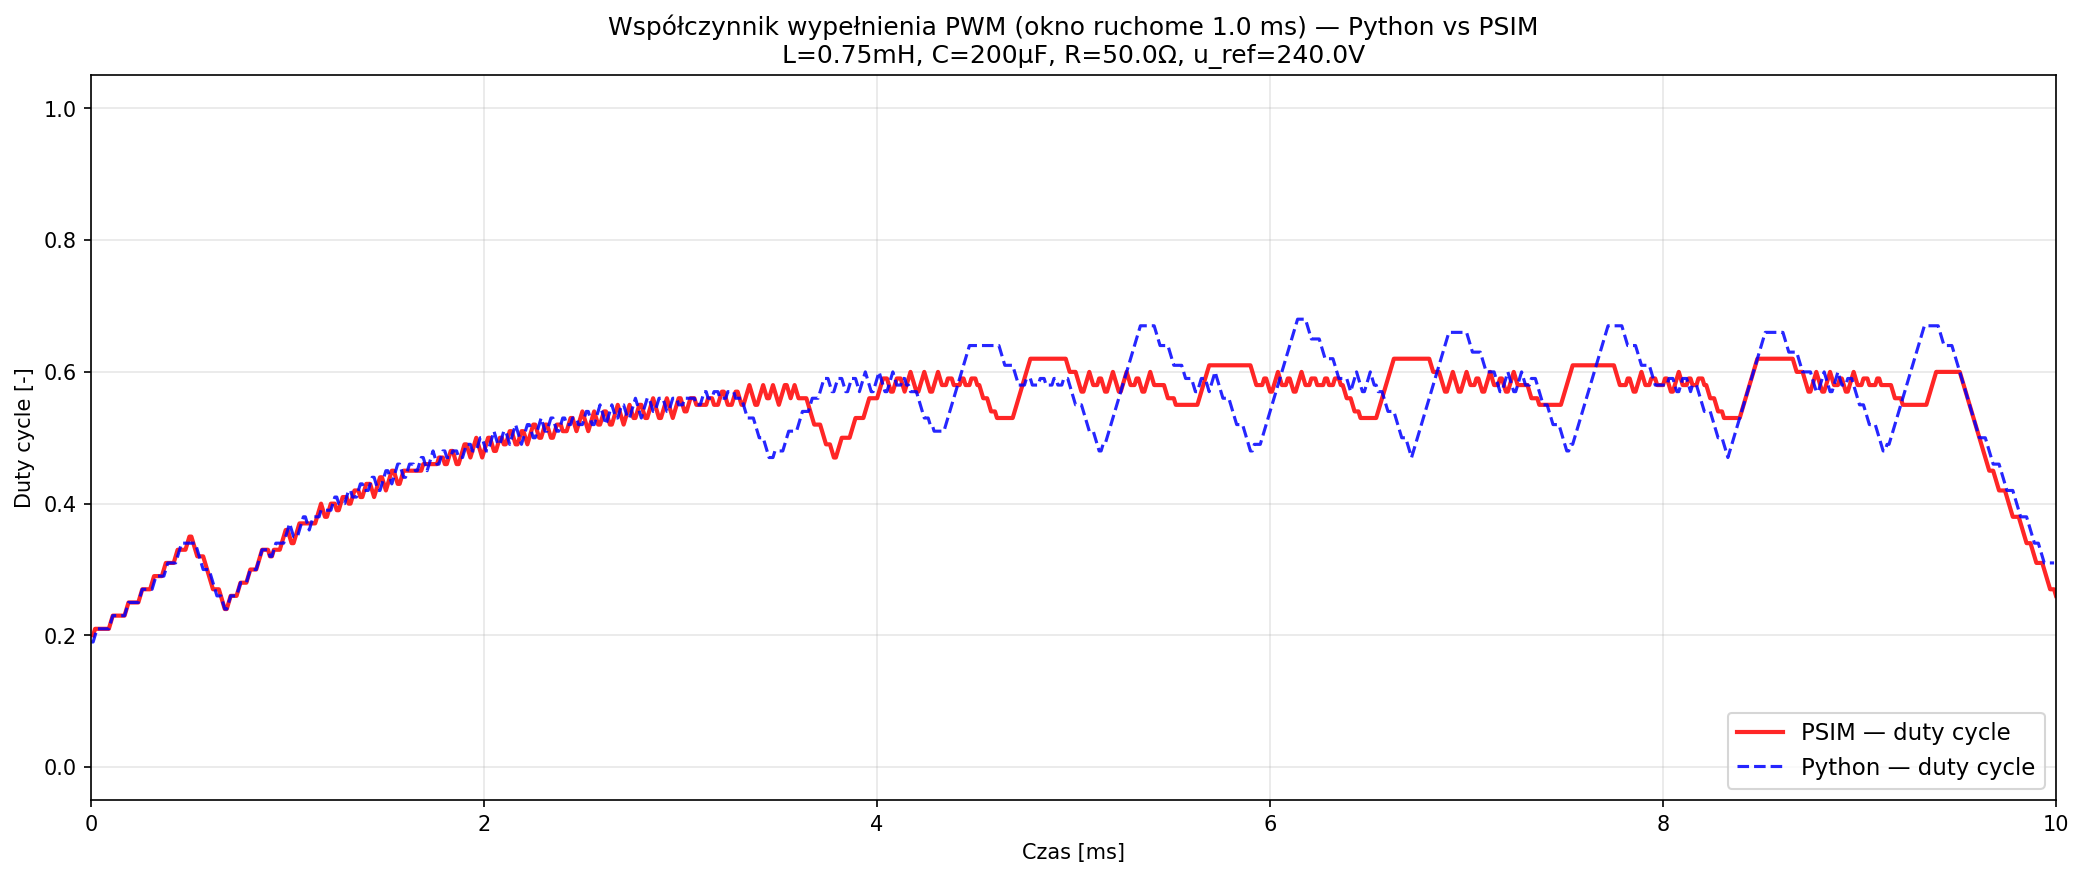

The script that saved this image:
"""
wykres_pwm_duty.py — współczynnik wypełnienia PWM w oknie ruchomym (Krok 2.5).

Zamiast pokazywać surowe szpilki PWM (które rozjeżdżają się fazowo w stanie
ustalonym z powodu chaosu deterministycznego sterowania histerezowego),
ten wykres prezentuje średni współczynnik wypełnienia (duty cycle) wyliczany
w oknie ruchomym o szerokości WINDOW_MS = 1.0 ms (≈100 cykli sterownika przy
T_s_ctrl=10 µs). Uśrednienie redukuje wpływ chaosu histerezowego — w stanie
ustalonym widoczne są jeszcze oscylacje (PSIM ±0.04, Python ±0.08), ale
**średnia długoterminowa jest praktycznie identyczna** (różnica ~0.7%).
Faza narastania (0–3 ms) pokrywa się dokładnie.

Kod symulacji Python skopiowany z porownanie_bb_psim.py — gwarantowana
zgodność z wykresem finalnym.

Wynik: wykres_pwm_duty.png
"""
import numpy as np
from pathlib import Path
import matplotlib
matplotlib.use('Agg')
import matplotlib.pyplot as plt

# ==============================================================================
# 1. WCZYTANIE DANYCH Z PSIM
# ==============================================================================

psim_data = np.loadtxt(Path(__file__).with_name('psim_bb_wyniki.txt'), skiprows=1)

psim_t = psim_data[:, 0]
psim_pwm = psim_data[:, 7]

# ==============================================================================
# 2. PARAMETRY (identyczne z porownanie_bb_psim.py)
# ==============================================================================

V_in = 100.0
L = 0.75e-3
R_L = 0.05
C = 0.2e-3
R_load = 50.0

u_ref = 240.0
wi = 0.5
i_max = 20.0
alpha = 0.01
beta = 0.98

t_end = 0.010
dt = 10e-6
T_s_ctrl = 10e-6
ctrl_decimation = int(T_s_ctrl / dt)

WINDOW_MS = 1.0  # szerokość okna ruchomego dla duty cycle [ms]
                 # 0.2 ms — za krótkie, chaos jeszcze dominuje
                 # 1.0 ms — uśrednia ~100 cykli sterownika, średnie się zgadzają
                 #          w stanie ustalonym, drobne oscylacje wciąż widoczne
                 # 2.0+ ms — zniekształca dynamikę stanu przejściowego

# ==============================================================================
# 3. SYMULACJA PYTHON (kopia z porownanie_bb_psim.py)
# ==============================================================================

t_vals = np.arange(0, t_end, dt)
n_steps = len(t_vals)

S_vals = np.zeros(n_steps)

i_L = 0.0
v_C = 100.0
i_exp = 0.0
i_old = 0.0
i_exp_old = 0.0
s = 0.0

i_L_prev_sample = 0.0
v_C_prev_sample = 100.0


def derivs(iL, vC, s_val):
    if s_val == 1.0:
        diL = (V_in - iL * R_L) / L
        dvC = (-vC / R_load) / C
    else:
        diL = (V_in - iL * R_L - vC) / L
        dvC = (iL - vC / R_load) / C
    return diL, dvC


for k in range(1, n_steps):
    if k % ctrl_decimation == 0:
        i_act = i_L_prev_sample
        uout_act = v_C_prev_sample
        i_L_prev_sample = i_L
        v_C_prev_sample = v_C

        error_u = (1.0 + wi * i_act / u_ref) * u_ref - uout_act
        i_exp = alpha * i_act + alpha * i_old + beta * i_exp_old
        i_old = i_act
        i_exp_old = i_exp
        error_i = 0 * i_exp - i_act
        s = 1.0 if (error_u + wi * error_i) > 0 else 0.0
        if i_act > i_max:
            s = 0.0
        if i_act < -i_max:
            s = 1.0

    diL, dvC = derivs(i_L, v_C, s)
    i_L = i_L + diL * dt
    v_C = v_C + dvC * dt
    S_vals[k] = s

# ==============================================================================
# 4. DUTY CYCLE W OKNIE RUCHOMYM
# ==============================================================================

def moving_duty(pwm_signal, t_signal, window_ms):
    """Średnia wartość PWM w oknie [t-W/2, t+W/2] dla każdego punktu t."""
    if len(t_signal) < 2:
        return np.zeros_like(pwm_signal)
    dt_local = np.median(np.diff(t_signal))
    n_window = max(1, int(round((window_ms * 1e-3) / dt_local)))
    kernel = np.ones(n_window) / n_window
    return np.convolve(pwm_signal, kernel, mode='same')

psim_duty = moving_duty(psim_pwm, psim_t, WINDOW_MS)
py_duty = moving_duty(S_vals, t_vals, WINDOW_MS)

# ==============================================================================
# 5. WYKRES
# ==============================================================================

t_ms = t_vals * 1000
psim_t_ms = psim_t * 1000

fig, ax = plt.subplots(1, 1, figsize=(14, 6))

ax.plot(psim_t_ms, psim_duty, 'r', linewidth=2.0, label='PSIM — duty cycle', alpha=0.85)
ax.plot(t_ms, py_duty, 'b--', linewidth=1.5, label='Python — duty cycle', alpha=0.85)

ax.set_xlabel('Czas [ms]')
ax.set_ylabel('Duty cycle [-]')
ax.set_title(
    f'Współczynnik wypełnienia PWM (okno ruchome {WINDOW_MS} ms) — Python vs PSIM\n'
    f'L={L*1e3}mH, C={C*1e6:.0f}µF, R={R_load}Ω, u_ref={u_ref}V'
)
ax.legend(loc='lower right', fontsize=11)
ax.grid(True, alpha=0.3)
ax.set_ylim([-0.05, 1.05])
ax.set_xlim([0, t_end * 1000])

plt.tight_layout()
plt.savefig('wykres_pwm_duty.png', dpi=150, bbox_inches='tight')
print("Zapisano: wykres_pwm_duty.png")

# Metryki uśrednione
print("\n" + "=" * 60)
print("DUTY CYCLE — Python vs PSIM (okno ruchome)")
print("=" * 60)
psim_duty_interp = np.interp(t_vals, psim_t, psim_duty)
duty_mae = np.mean(np.abs(psim_duty_interp - py_duty))
duty_rmse = np.sqrt(np.mean((psim_duty_interp - py_duty) ** 2))
print(f"MAE  duty (pełna symulacja):  {duty_mae:.4f}")
print(f"RMSE duty (pełna symulacja):  {duty_rmse:.4f}")

ss_mask = t_vals > 0.006
print(f"\nStan ustalony (t > 6 ms):")
print(f"  Średni duty PSIM:   {np.mean(psim_duty_interp[ss_mask]):.4f}")
print(f"  Średni duty Python: {np.mean(py_duty[ss_mask]):.4f}")
print(f"  Różnica:            {np.mean(py_duty[ss_mask]) - np.mean(psim_duty_interp[ss_mask]):+.4f}")
print("=" * 60)
